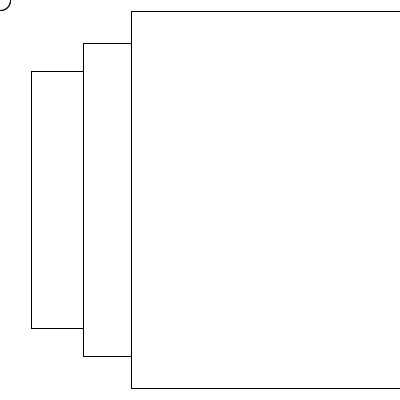
Frame 1 (no input)
Frame 60 (the mouse pressed at the canvas centre just before this capture): identical to frame 1, image omitted
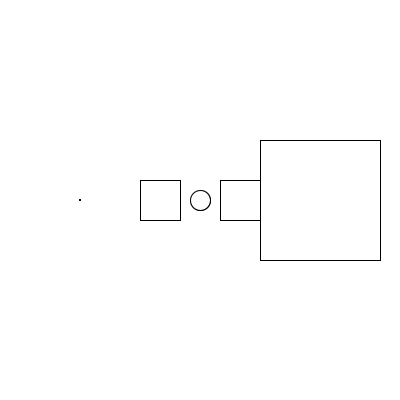
Frame 120 (the mouse held since frame 60 and released just before this capture)

The Processing sketch that drew these frames (run headless with seeded random() and noise(); from frame 60 on, the mouse is pressed at the canvas centre):

// Processing sketch: sketch_180920a
// ── sketch_180920a.pde
int face=80;
float h;
//prereserved value : mouseX, mouseY, pmouseX, pmouseY
void setup(){
 size(400,400);  //default size is 100 x 100 
 h=height*0.5;  //default height : 100 --> h=100*0.5=20
}

void draw(){
  background(255);  
 // float d1=sqrt(sq(pmouseX-mouseX)+ sq(pmouseY-mouseY));
  float d2=dist(pmouseX,pmouseY,mouseX,mouseY);  //maybe i can use this with hw
  
 // println(d1,d2);
  float max=dist(0,0,width,height);
  rectMode(CENTER);
  
  ellipse(pmouseX,pmouseY,20,20);
  ellipse(mouseX,mouseY,20,20);
  
  d2=dist(width*0.2,h,mouseX,mouseY);
  d2=map(d2,0,max,0.0,1.0);
  //d2=constrain(d2,0,200);
  rect(width*0.2,h,d2,d2);
   d2=dist(width*0.4,h,mouseX,mouseY);    //if mouse cursor is far away from current rect's location, it gets bigger
  rect(width*0.4,h,d2,d2);
   d2=dist(width*0.6,h,mouseX,mouseY);
  rect(width*0.6,h,d2,d2);
   d2=dist(width*0.8,h,mouseX,mouseY);
  rect(width*0.8,h,d2,d2);
  
}
